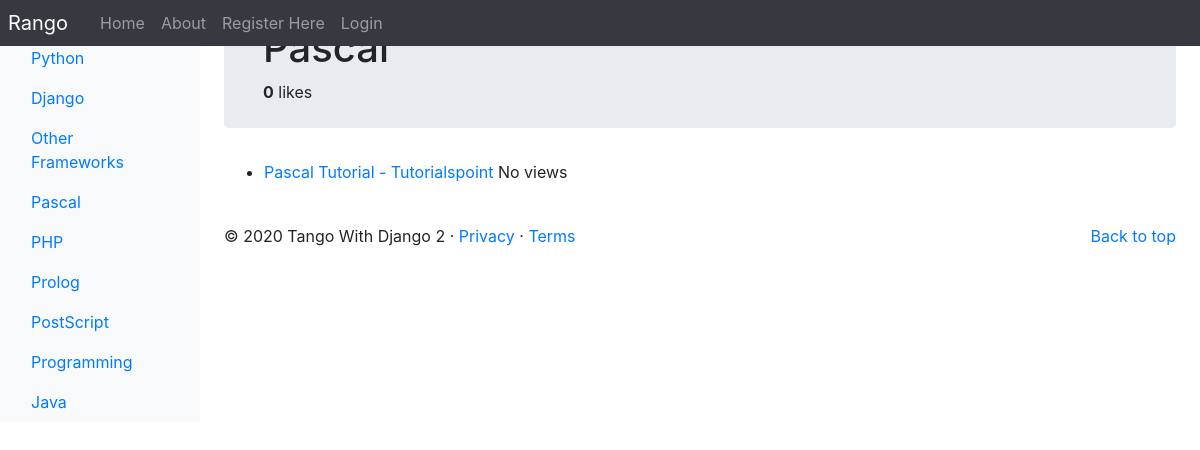
The page /rango/category/pascal/ on the database as committed earlier.
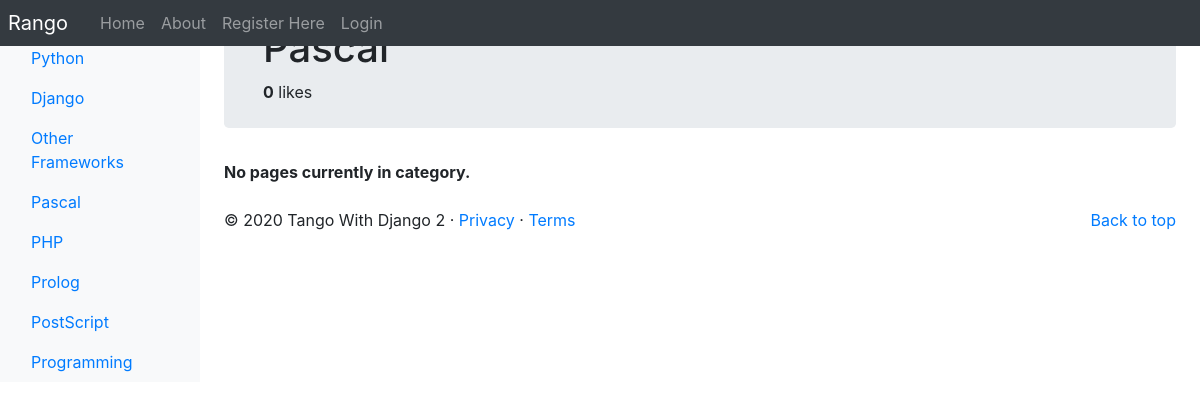
The same page on the database as committed later.
### rango/models.py (models this page shows, shortened)
class Category(models.Model):
    NAME_MAX_LENGTH = 128
    name = models.CharField(max_length=NAME_MAX_LENGTH, unique=True)
    views = models.IntegerField(default=0)
    likes = models.IntegerField(default=0)
    slug = models.SlugField(unique=True)
    class Meta:
        verbose_name_plural = 'Categories'

class Page(models.Model):
    TITLE_MAX_LENGTH = 128
    URL_MAX_LENGTH = 200
    category = models.ForeignKey(Category, on_delete=models.CASCADE)
    title = models.CharField(max_length=TITLE_MAX_LENGTH)
    url = models.URLField()
    views = models.IntegerField(default=0)
    last_visit = models.DateTimeField(blank=True)

### rango/views.py (the view, shortened to what this page needs)
# urls.py: path('category/<slug:category_name_slug>/', ShowCategoryView.as_view(), name='show_category'),
class ShowCategoryView(View):
    context_dict = dict()
    result_list = []
    def get_data(self, category_name_slug):
        try:
            category = Category.objects.get(slug=category_name_slug)
            pages = Page.objects.filter(category=category).order_by('-views')
            self.context_dict['pages'] = pages
            self.context_dict['category'] = category
        except Category.DoesNotExist:
            self.context_dict['category'] = None
            self.context_dict['pages'] = None
    def get(self, request, category_name_slug):
        self.get_data(category_name_slug)
        self.context_dict['result_list'] = self.result_list
        return render(request, 'rango/category.html', context=self.context_dict)

### rango/templatetags/rango_template_tags.py (called while the page is built)
@register.inclusion_tag('rango/categories.html')
def get_category_list(current_category=None):
    return {'categories': Category.objects.all(),
            'current_category': current_category}

### templates/rango/category.html (shortened to what this page needs)
{% extends 'rango/base.html' %}
{% load staticfiles %}
{% block body_block %}
    <div class="jumbotron p-4">
        <div class="container">
            {% if category %}
                <h1 class="jumbotron-heading">{{ category.name }}</h1>
                <div>
                    <strong id="like_count">{{ category.likes }}</strong> likes
                </div>
            {% else %}
                <h1 class="jumbotron-heading">The specified category does not exist.</h1>
            {% endif %}
        </div>
    </div>
    {% if category %}
        <div id="pages">
            {% if pages %}
            <ul>
                {% for page in pages %}
                    <li>
                        <a href="{% url 'rango:goto' %}?page_id={{ page.id }}">{{ page.title }}</a>
                        <span class="tag tag-pill tag-primary">
                            {% if page.views > 1 %}
                                {{ page.views }} views
                            {% elif page.views == 0 %}
                                No views
                            {% else %}
                                {{ page.views }} view
                            {% endif %}
                        </span></li>
                {% endfor %}
            </ul>
            {% else %}
                <strong>No pages currently in category.</strong>
            {% endif %}
        </div>
        <br />
    {% endif %}
{% endblock %}

### templates/rango/base.html (shortened to what this page needs)
<!DOCTYPE html>
{% load staticfiles %}
{% load rango_template_tags %}
<html lang="en">
    <head>
    <link href="https://getbootstrap.com/docs/4.2/dist/css/bootstrap.min.css" rel="stylesheet">
    <link href="https://getbootstrap.com/docs/4.2/examples/dashboard/dashboard.css" rel="stylesheet">
    </head>
    <body>
        <header>
            <nav class="navbar navbar-expand-md navbar-dark fixed-top bg-dark p-0">
                <a class="navbar-brand p-2" href="{% url 'rango:index' %}">Rango</a>
                <div class="collapse navbar-collapse" id="navbarCollapse">
                    <ul class="navbar-nav mr-auto">
                        <li class="nav-item"><a class="nav-link" href="{% url 'rango:index' %}">Home</a></li>
                        <li class="nav-item"><a class="nav-link" href="{% url 'rango:about' %}">About</a></li>
                        {% if user.is_authenticated %}
                        <li class="nav-item"><a class="nav-link" href="{% url 'rango:restricted' %}">Restricted</a></li>
                        <li class="nav-item"><a class="nav-link" href="{% url 'auth_logout' %}?next=/rango/">Logout</a></li>
                        <li class="nav-item"><a class="nav-link" href="{% url 'rango:add_category' %}">Add Category</a></li>
                        <li class="nav-item"><a class="nav-link" href="{% url 'auth_password_change' %}">Change Password</a></li>
                        <li class="nav-item"><a class="nav-link" href="{% url 'rango:profile' user.username %}">Profile</a></li>
                        <li class="nav-item"><a class="nav-link" href="{% url 'rango:list_profiles' %}">List Profiles</a></li>
                        {% else %}
                        <li class="nav-item"><a class="nav-link" href="{% url 'registration_register' %}">Register Here</a></li>
                        <li class="nav-item "><a class="nav-link" href="{% url 'auth_login' %}">Login</a></li>
                        {% endif %}
                    </ul>
                </div>
            </nav>
        </header>
        <div class="container-fluid">
            <div class="row">
                <nav class="col-md-2 d-none d-md-block bg-light sidebar">
                    <div class="w-75 ml-3">
                    </div>
                    <div class="sidebar-sticky" id="categories-listing">
                        {% block sidebar_block %}
                            {% get_category_list category %}
                        {% endblock %}
                    </div>
                </nav>
                <main role="main" class="col-md-9  ml-sm-auto col-lg-10 px-4">
                    {% block body_block %}{% endblock %}
                    <footer>
                        <p class="float-right"><a href="#">Back to top</a></p>
                        <p>&copy; 2020 Tango With Django 2 &middot; <a href="#">Privacy</a> &middot; <a href="#">Terms</a></p>
                    </footer>
                </main>
            </div>
        </div>
    </body>
</html>

### templates/rango/categories.html (shortened to what this page needs)
<ul class="nav flex-column">
    {% if categories %}
        {% for c in categories %}
            {% if c == current_category %}
                <li class="nav-item">
                    <a class="nav-link active" href="{% url 'rango:show_category' c.slug %}">
                        {{ c.name }}
                    </a>
                </li>
            {% else %}
                <li class="nav-item">
                    <a class="nav-link" href="{% url 'rango:show_category' c.slug %}">
                        {{ c.name }}
                    </a>
                </li>
            {% endif %}
        {% endfor %}
    {% else %}
        <li class="nav-item">There are no categories present.</li>
    {% endif %}
</ul>

Rows that differ between the two databases and show on the page:
removed Category: name "Java"
removed Page: title "Pascal Tutorial - Tutorialspoint", views "No views"
Other text that changed with them:
text now shown: "No pages currently in category."
